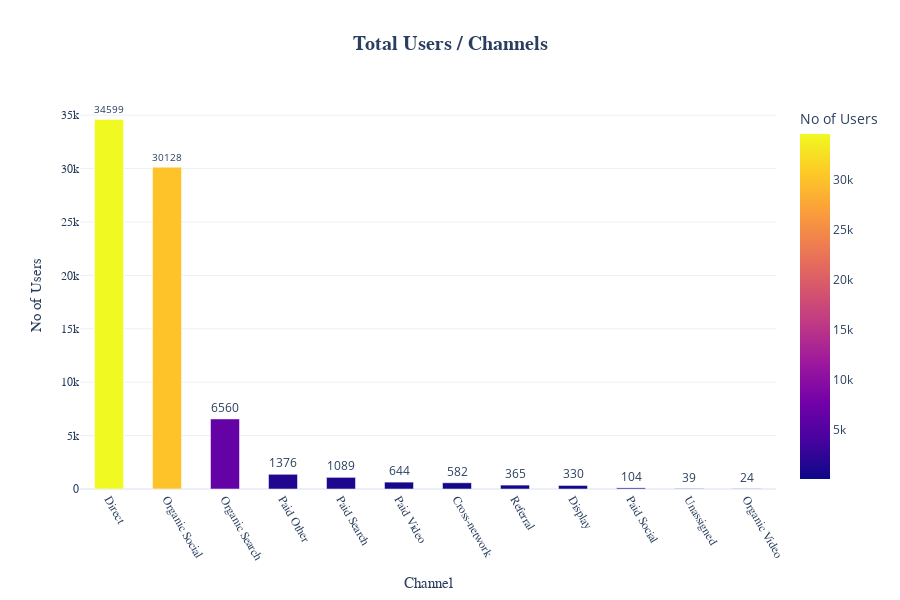

Notebook code cell kept with this figure:
### Code cell
fig1 = px.bar(users,
              x= 'First_user_primary_channel_group (Default_channel_group)',
              y= 'Total_users',
              color= 'Total_users',
              text= 'Total_users',
              title= 'Total Users / Channels',
              labels= {'First_user_primary_channel_group (Default_channel_group)' : 'Channel',
                       'Total_users' : 'No of Users'},
              template= 'plotly_white',
              height= 600
             )

fig1.update_traces(textposition= 'outside', width= 0.5)

fig1.update_layout(title= {'text': "<b>Total Users / Channels<b> ",
                           'font': dict(family= "Arial Black", size= 20, color= 'Dark Blue'),
                           'x' : 0.5,
                           'xanchor' : 'center'
                          }, 
                  )

fig1.update_xaxes(tickangle= 60, 
                  tickfont= dict(family= "Arial Black", size= 12),
                  title_font= dict(family= "Arial Black", size= 15)
                 )

fig1.update_yaxes(tickfont= dict(family= "Arial Black", size= 12),
                  title_font= dict(family= "Arial Black", size= 15))

fig1.show()

### Figure 1 — Plotly figure (JSON) as saved in the notebook; plotly's stock layout.template omitted (floating-point values rounded to 4 significant figures)
{"data": [{"alignmentgroup": "True", "hovertemplate": "Channel=%{x}<br>No of Users=%{marker.color}<extra></extra>", "legendgroup": "", "marker": {"color": [34599, 30128, 6560, 1376, 1089, 644, 582, 365, 330, 104, 39, 24], "coloraxis": "coloraxis", "pattern": {"shape": ""}}, "name": "", "offsetgroup": "", "orientation": "v", "showlegend": false, "text": [34599, 30128, 6560, 1376, 1089, 644, 582, 365, 330, 104, 39, 24], "textposition": "outside", "type": "bar", "width": 0.5, "x": ["Direct", "Organic Social", "Organic Search", "Paid Other", "Paid Search", "Paid Video", "Cross-network", "Referral", "Display", "Paid Social", "Unassigned", "Organic Video"], "xaxis": "x", "y": [34599, 30128, 6560, 1376, 1089, 644, 582, 365, 330, 104, 39, 24], "yaxis": "y"}], "layout": {"barmode": "relative", "coloraxis": {"colorbar": {"title": {"text": "No of Users"}}, "colorscale": [[0, "#0d0887"], [0.1111, "#46039f"], [0.2222, "#7201a8"], [0.3333, "#9c179e"], [0.4444, "#bd3786"], [0.5556, "#d8576b"], [0.6667, "#ed7953"], [0.7778, "#fb9f3a"], [0.8889, "#fdca26"], [1, "#f0f921"]]}, "height": 600, "legend": {"tracegroupgap": 0}, "title": {"font": {"color": "Dark Blue", "family": "Arial Black", "size": 20}, "text": "<b>Total Users / Channels<b> ", "x": 0.5, "xanchor": "center"}, "xaxis": {"anchor": "y", "domain": [0, 1], "tickangle": 60, "tickfont": {"family": "Arial Black", "size": 12}, "title": {"font": {"family": "Arial Black", "size": 15}, "text": "Channel"}}, "yaxis": {"anchor": "x", "domain": [0, 1], "tickfont": {"family": "Arial Black", "size": 12}, "title": {"font": {"family": "Arial Black", "size": 15}, "text": "No of Users"}}}}
